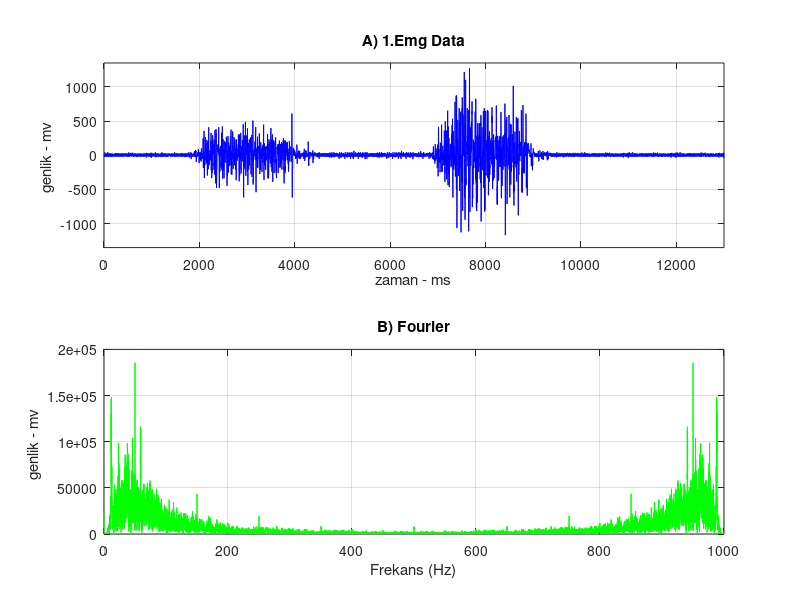

Recreate this plot in MATLAB.
load('emg1.mat')

figure('name','soru2')

subplot(2,1,1)
plot(e1,'b')
axis([0 13000 -1350 1350])
xlabel('zaman - ms') 
ylabel('genlik - mv ')
title('A) 1.Emg Data') 
grid on

subplot(2,1,2)
fs = 1000;
Ts = 1/fs;
fu = 50 ;
E1 = fft(e1); 
f = linspace(0,fs,length(E1));
plot(f,abs(E1),'g');
xlabel('Frekans (Hz)');
ylabel('genlik - mv ')
title('B) Fourier');
grid on

